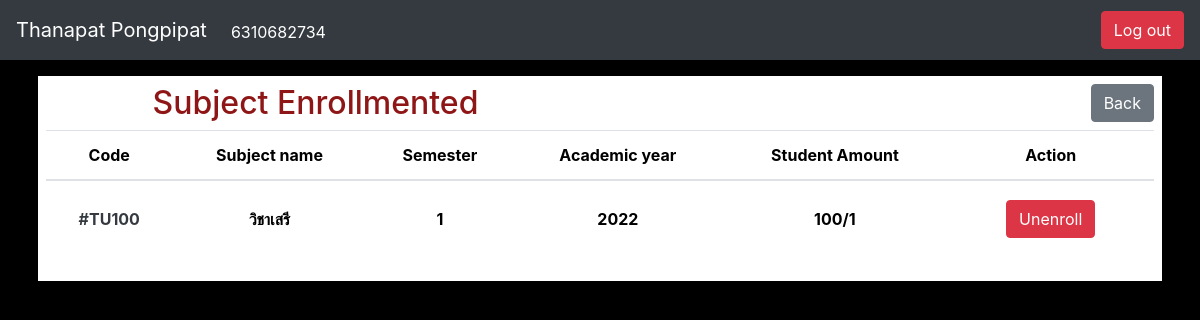
The app's page /bookingsubject/enrollmented (signed in) with its own data.
### bookingsubject/models.py (models this page shows)
class Enrollment(models.Model):
    user = models.ForeignKey(User, on_delete=models.CASCADE, unique=True, to_field="id")
    subject = models.ForeignKey(Subject, on_delete=models.CASCADE, to_field="code")
    def __str__(self):
        return f"{self.user} {self.subject}"

class Subject(models.Model):
    code = models.CharField(max_length=3, unique=True)
    subject_name = models.CharField(max_length=15)
    semester = models.CharField(max_length=1)
    academic_year = models.IntegerField()
    amount = models.IntegerField()
    status = models.BooleanField()
    student = models.IntegerField(default=0)
    def __str__(self):
        return f"{self.code} {self.subject_name} {self.semester} {self.academic_year} {self.amount} {self.status} {self.student}"

### bookingsubject/views.py (the view)
# urls.py: path('enrollmented', views.enrollmented, name="enrollment_info"),
def enrollmented(req):
    try:
        user_data = User.objects.get(id=req.user.id)
        enrollment = Enrollment.objects.filter(user=user_data)
        if (enrollment.count() <= 0):
            return render(req, "bookingsubject/enrollment_info.html", {"enrolls": {}})
        print(enrollment)
        return render(req, "bookingsubject/enrollment_info.html", {"enrolls": enrollment})
    except Exception as e:
        print("Error : ", e)
        return index(req, {"status": False, "message": "Something went wrong"})

### bookingsubject/templates/bookingsubject/enrollment_info.html (shortened to what this page needs)
{% extends 'bookingsubject/layout.html' %} {% block body %}
<div style="background-color: white" class="p-2">
  <div class="flex">
    <div class="row">
      <div class="col">
        <h2
          class="position-relative text-center justify-content-center head-text"
        >
          Subject Enrollmented
        </h2>
      </div>
      <div class="col">
        <a
          class="position-relative justify-content-end btn btn-secondary float-right"
          href="{% url 'index' %}"
          >Back</a
        >
      </div>
    </div>
  </div>
  <table class="table table-hover text-center">
    <thead>
      <tr class="sub-text">
        <th scope="col">Code</th>
        <th scope="col">Subject name</th>
        <th scope="col">Semester</th>
        <th scope="col">Academic year</th>
        <th scope="col">Student Amount</th>
        <th scope="col">Action</th>
      </tr>
    </thead>
    <tbody class="text text-center">
      {% for enroll in enrolls %}
      <tr>
        <th scope="row" class="text-dark align-middle">#{{ enroll.subject.code }}</th>
        <th class="align-middle">{{ enroll.subject.subject_name }}</th>
        <th class="align-middle">{{ enroll.subject.semester }}</th>
        <th class="align-middle">{{ enroll.subject.academic_year }}</th>
        <th class="align-middle">{{ enroll.subject.amount }}/{{ enroll.subject.student }}</th>
        <th class="align-middle">
          <div class="row">
            <div class="col">
              <form class="btn" action="{% url 'unenroll_subject' enroll.subject.id %}" method="post">
                {% if request.user.is_superuser == False %}
                <button type="submit" class="btn btn-danger">Unenroll</button>
                {% endif %}
              </form>
            </div>
          </div>
        </th>
      </tr>
      {% empty %}
      <tr>
        <th colspan="7"><i>No data</i></th>
      </tr>
      {% endfor %}
    </tbody>
  </table>
</div>
{% endblock %}

### bookingsubject/templates/bookingsubject/layout.html (shortened to what this page needs)
<!DOCTYPE html>
<html lang="en">
  <head>
    {% load static %}
    <link
      rel="stylesheet"
      href="https://cdn.jsdelivr.net/npm/bootstrap@4.3.1/dist/css/bootstrap.min.css"
    />
    <link rel="stylesheet" href="{% static 'bookingsubject/style.css' %}" />
    {% if request.resolver_match.url_name != 'login' and request.resolver_match.url_name != 'logout' and request.resolver_match.url_name != 'register' %}
    <nav class="navbar navbar-expand-lg navbar-dark bg-dark">
      <a class="navbar-brand">{{request.user.first_name}}  {{request.user.last_name}}</a>
      <div class="collapse navbar-collapse" id="navbarSupportedContent">
        <ul class="navbar-nav mr-auto">
          <li class="nav-item active">
            <a class="nav-link mt-1">{{request.user.username}} <span class="sr-only">(current)</span></a>
          </li>
        </ul>
        <form class="form-inline my-2 my-lg-0">
          <a class="btn btn-danger float-right right-0" id="logout" href="{% url 'logout' %}">Log out</a>
        </form>
      </div>
    </nav>
    {% endif %}
  </head>
  <body>
    <div class="container p-2 mt-2">{% block body %} {% endblock %}</div>
  </body>
</html>

### bookingsubject/static/bookingsubject/style.css (style rules this page uses)
body { background-color: black; color: white; }
.head-text { color: rgb(142, 22, 22) }
.text { color: black }
.sub-text { color: black }

### records on screen
Enrollment: subject.code "TU100", subject.subject_name "วิชาเสรี", subject.semester "1", subject.academic_year "2022", subject.amount "100", subject.student "1"

### other values on screen
{{ request.user.first_name }} "Thanapat"
{{ request.user.last_name }} "Pongpipat"
{{ request.user.username }} "6310682734"
